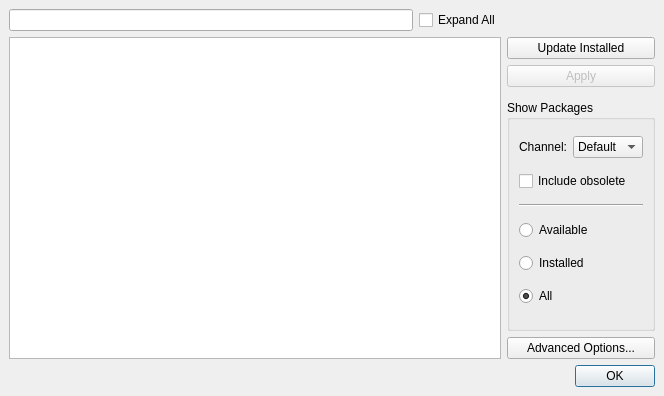
<?xml version="1.0" encoding="UTF-8"?>
<ui version="4.0">
 <class>Android::Internal::AndroidSdkManagerWidget</class>
 <widget class="QWidget" name="Android::Internal::AndroidSdkManagerWidget">
  <property name="geometry">
   <rect>
    <x>0</x>
    <y>0</y>
    <width>664</width>
    <height>396</height>
   </rect>
  </property>
  <property name="windowTitle">
   <string>Android SDK Manager</string>
  </property>
  <layout class="QVBoxLayout" name="verticalLayout_3">
   <property name="spacing">
    <number>-1</number>
   </property>
   <property name="leftMargin">
    <number>9</number>
   </property>
   <property name="topMargin">
    <number>9</number>
   </property>
   <property name="rightMargin">
    <number>9</number>
   </property>
   <property name="bottomMargin">
    <number>9</number>
   </property>
   <item>
    <widget class="QStackedWidget" name="viewStack">
     <property name="currentIndex">
      <number>0</number>
     </property>
     <widget class="QWidget" name="packagesStack">
      <layout class="QGridLayout" name="gridLayout">
       <property name="leftMargin">
        <number>0</number>
       </property>
       <property name="topMargin">
        <number>0</number>
       </property>
       <property name="rightMargin">
        <number>0</number>
       </property>
       <property name="bottomMargin">
        <number>0</number>
       </property>
       <item row="1" column="0" colspan="2">
        <widget class="QTreeView" name="packagesView">
         <property name="indentation">
          <number>20</number>
         </property>
         <attribute name="headerCascadingSectionResizes">
          <bool>false</bool>
         </attribute>
        </widget>
       </item>
       <item row="1" column="2">
        <layout class="QVBoxLayout" name="verticalLayout_2">
         <item>
          <widget class="QPushButton" name="updateInstalledButton">
           <property name="text">
            <string>Update Installed</string>
           </property>
          </widget>
         </item>
         <item>
          <widget class="QPushButton" name="applySelectionButton">
           <property name="enabled">
            <bool>false</bool>
           </property>
           <property name="text">
            <string>Apply</string>
           </property>
          </widget>
         </item>
         <item>
          <spacer name="verticalSpacer">
           <property name="orientation">
            <enum>Qt::Vertical</enum>
           </property>
          </spacer>
         </item>
         <item>
          <widget class="QGroupBox" name="packagesTypeGroup">
           <property name="title">
            <string>Show Packages</string>
           </property>
           <layout class="QVBoxLayout" name="verticalLayout">
            <item>
             <layout class="QHBoxLayout" name="channelLayout">
              <item>
               <widget class="QLabel" name="ChannelLabel">
                <property name="sizePolicy">
                 <sizepolicy hsizetype="Fixed" vsizetype="Preferred">
                  <horstretch>0</horstretch>
                  <verstretch>0</verstretch>
                 </sizepolicy>
                </property>
                <property name="text">
                 <string>Channel:</string>
                </property>
               </widget>
              </item>
              <item>
               <widget class="QComboBox" name="channelCheckbox">
                <item>
                 <property name="text">
                  <string>Default</string>
                 </property>
                </item>
                <item>
                 <property name="text">
                  <string>Stable</string>
                 </property>
                </item>
                <item>
                 <property name="text">
                  <string>Beta</string>
                 </property>
                </item>
                <item>
                 <property name="text">
                  <string>Dev</string>
                 </property>
                </item>
                <item>
                 <property name="text">
                  <string>Canary</string>
                 </property>
                </item>
               </widget>
              </item>
             </layout>
            </item>
            <item>
             <widget class="QCheckBox" name="oboleteCheckBox">
              <property name="sizePolicy">
               <sizepolicy hsizetype="Fixed" vsizetype="Fixed">
                <horstretch>0</horstretch>
                <verstretch>0</verstretch>
               </sizepolicy>
              </property>
              <property name="text">
               <string>Include obsolete</string>
              </property>
             </widget>
            </item>
            <item>
             <widget class="Line" name="line">
              <property name="orientation">
               <enum>Qt::Horizontal</enum>
              </property>
             </widget>
            </item>
            <item>
             <widget class="QRadioButton" name="showAvailableRadio">
              <property name="text">
               <string>Available</string>
              </property>
             </widget>
            </item>
            <item>
             <widget class="QRadioButton" name="showInstalledRadio">
              <property name="text">
               <string>Installed</string>
              </property>
             </widget>
            </item>
            <item>
             <widget class="QRadioButton" name="showAllRadio">
              <property name="text">
               <string>All</string>
              </property>
              <property name="checked">
               <bool>true</bool>
              </property>
             </widget>
            </item>
           </layout>
          </widget>
         </item>
         <item>
          <widget class="QPushButton" name="optionsButton">
           <property name="text">
            <string>Advanced Options...</string>
           </property>
          </widget>
         </item>
        </layout>
       </item>
       <item row="0" column="0">
        <widget class="Utils::FancyLineEdit" name="searchField"/>
       </item>
       <item row="0" column="1">
        <widget class="QCheckBox" name="expandCheck">
         <property name="text">
          <string>Expand All</string>
         </property>
        </widget>
       </item>
      </layout>
     </widget>
     <widget class="QWidget" name="outputStack">
      <layout class="QGridLayout" name="gridLayout_2">
       <property name="leftMargin">
        <number>0</number>
       </property>
       <property name="topMargin">
        <number>0</number>
       </property>
       <property name="rightMargin">
        <number>0</number>
       </property>
       <property name="bottomMargin">
        <number>0</number>
       </property>
       <item row="3" column="2">
        <widget class="QPushButton" name="cancelButton">
         <property name="text">
          <string>Cancel</string>
         </property>
        </widget>
       </item>
       <item row="2" column="0" colspan="3">
        <widget class="QProgressBar" name="operationProgress">
         <property name="maximum">
          <number>100</number>
         </property>
         <property name="value">
          <number>0</number>
         </property>
         <property name="textVisible">
          <bool>true</bool>
         </property>
         <property name="invertedAppearance">
          <bool>false</bool>
         </property>
        </widget>
       </item>
       <item row="3" column="0">
        <spacer name="horizontalSpacer">
         <property name="orientation">
          <enum>Qt::Horizontal</enum>
         </property>
         <property name="sizeHint" stdset="0">
          <size>
           <width>40</width>
           <height>20</height>
          </size>
         </property>
        </spacer>
       </item>
       <item row="0" column="0" colspan="3">
        <widget class="QPlainTextEdit" name="outputEdit">
         <property name="readOnly">
          <bool>true</bool>
         </property>
        </widget>
       </item>
       <item row="1" column="0">
        <widget class="QLabel" name="sdkLicenseLabel">
         <property name="sizePolicy">
          <sizepolicy hsizetype="Expanding" vsizetype="Preferred">
           <horstretch>0</horstretch>
           <verstretch>0</verstretch>
          </sizepolicy>
         </property>
         <property name="text">
          <string>Do you want to accept the Android SDK license?</string>
         </property>
         <property name="alignment">
          <set>Qt::AlignRight|Qt::AlignTrailing|Qt::AlignVCenter</set>
         </property>
        </widget>
       </item>
       <item row="1" column="1" colspan="2">
        <widget class="QDialogButtonBox" name="sdkLicensebuttonBox">
         <property name="enabled">
          <bool>false</bool>
         </property>
         <property name="sizePolicy">
          <sizepolicy hsizetype="Preferred" vsizetype="Fixed">
           <horstretch>0</horstretch>
           <verstretch>0</verstretch>
          </sizepolicy>
         </property>
         <property name="standardButtons">
          <set>QDialogButtonBox::No|QDialogButtonBox::Yes</set>
         </property>
        </widget>
       </item>
      </layout>
     </widget>
    </widget>
   </item>
   <item>
    <widget class="QDialogButtonBox" name="buttonBox">
     <property name="standardButtons">
      <set>QDialogButtonBox::Ok</set>
     </property>
    </widget>
   </item>
  </layout>
 </widget>
 <customwidgets>
  <customwidget>
   <class>Utils::FancyLineEdit</class>
   <extends>QLineEdit</extends>
   <header location="global">utils/fancylineedit.h</header>
  </customwidget>
 </customwidgets>
 <tabstops>
  <tabstop>packagesView</tabstop>
  <tabstop>showAllRadio</tabstop>
  <tabstop>showInstalledRadio</tabstop>
  <tabstop>showAvailableRadio</tabstop>
  <tabstop>outputEdit</tabstop>
 </tabstops>
 <resources/>
 <connections/>
</ui>
